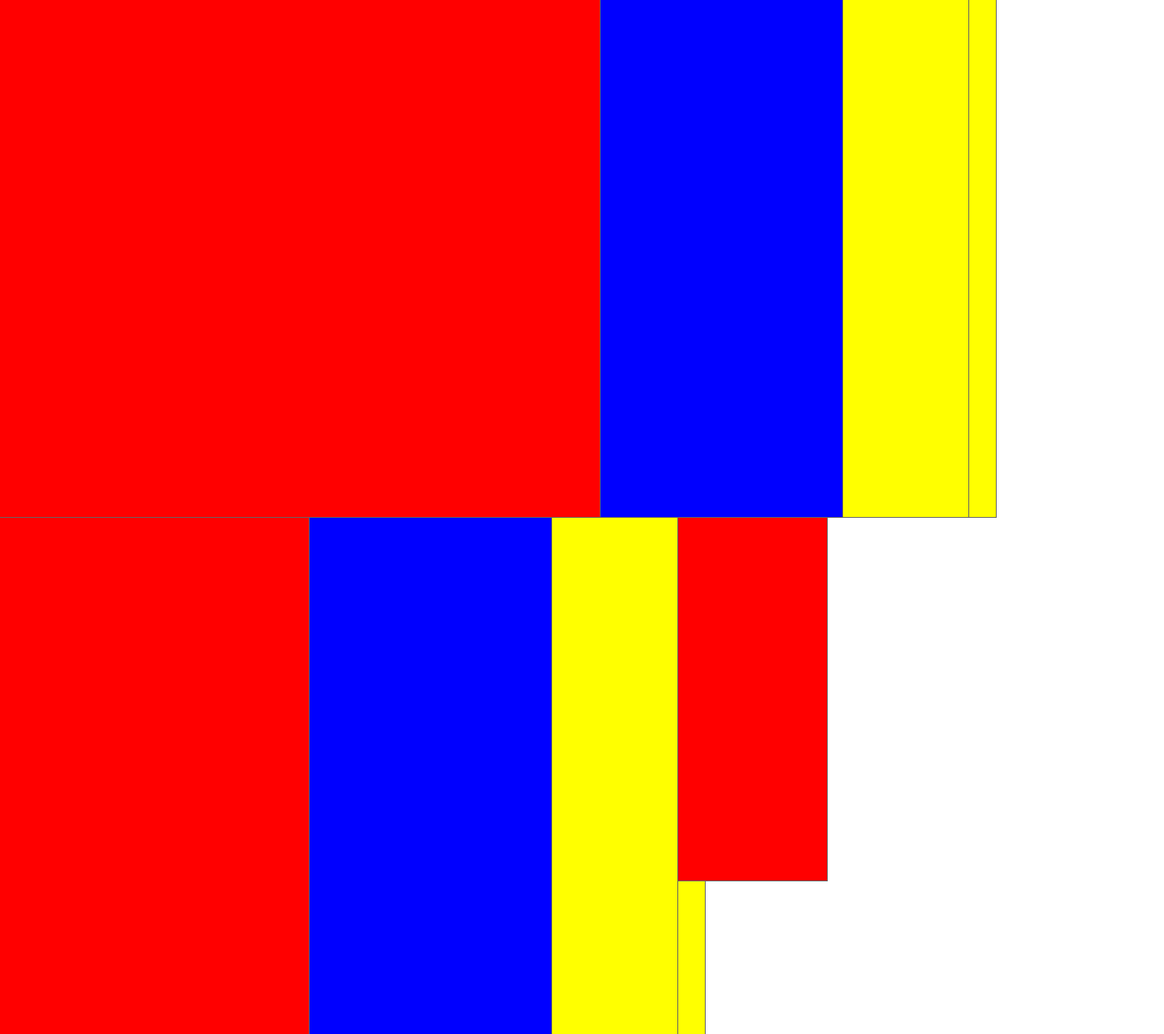
Frame 1 (no input)
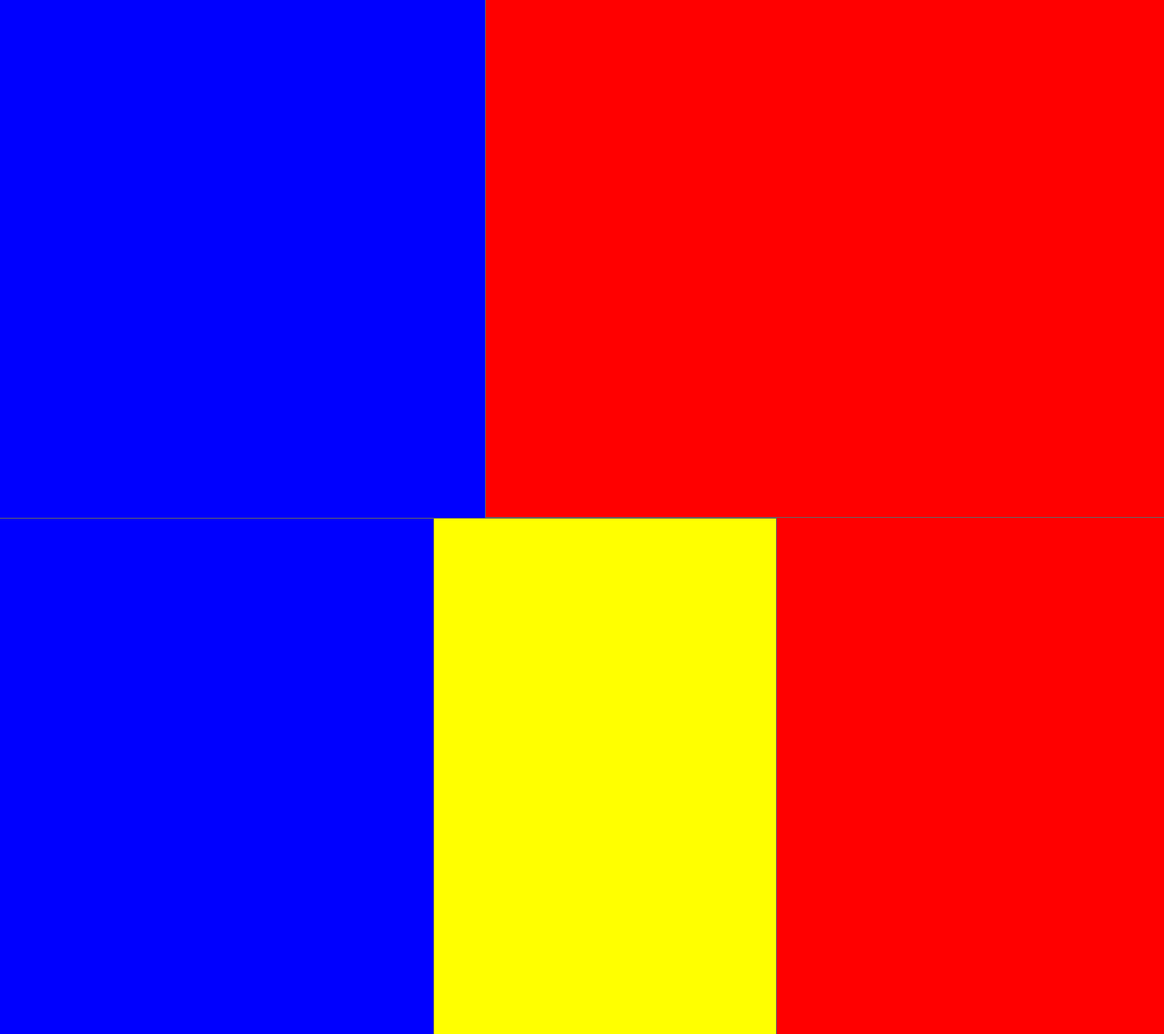
Frame 60 (the mouse pressed at the canvas centre just before this capture)
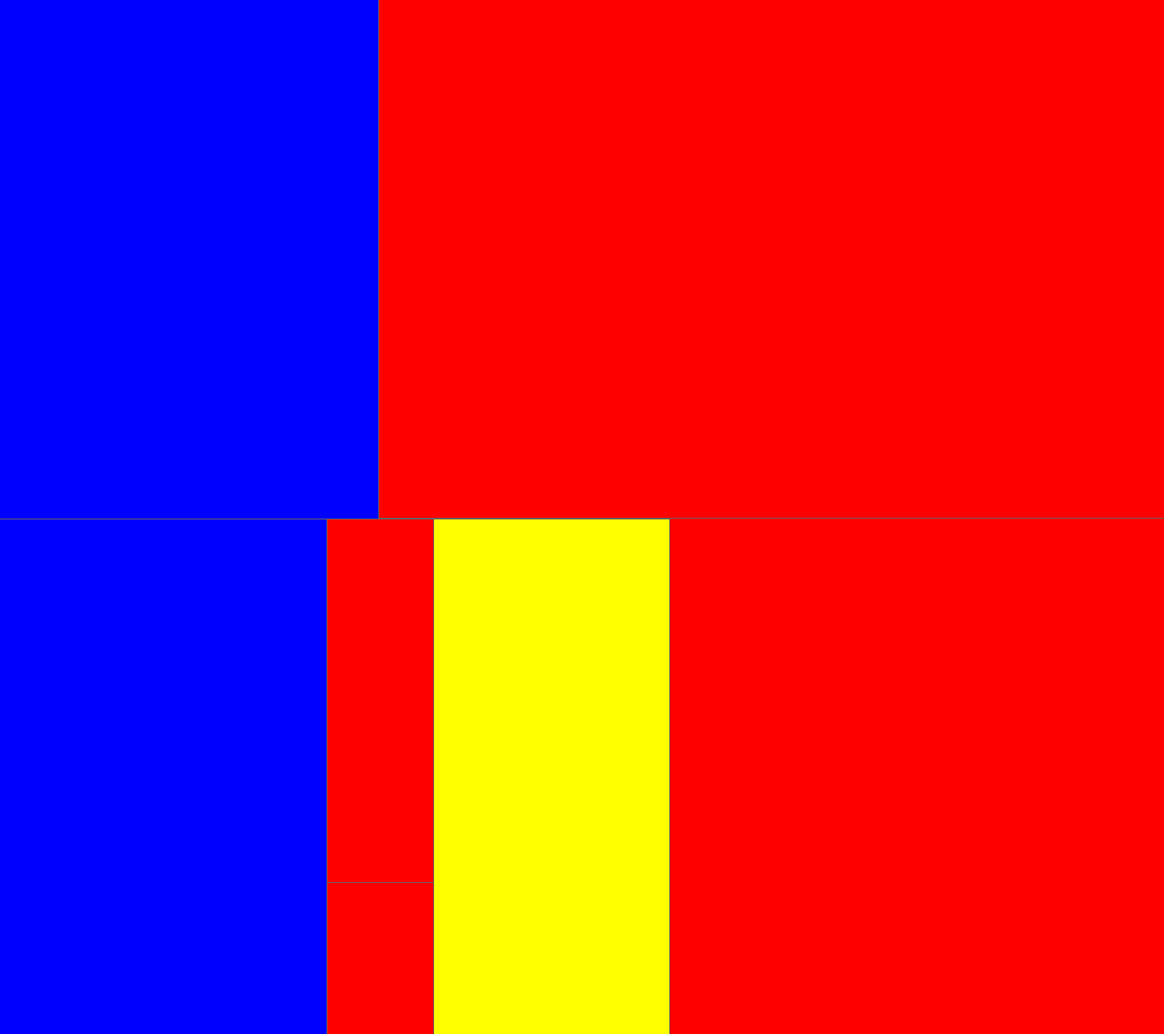
Frame 120 (the mouse held since frame 60 and released just before this capture)

The Processing sketch that drew these frames (run headless with seeded random() and noise(); from frame 60 on, the mouse is pressed at the canvas centre):

// Processing sketch: LeoHylanProject3
// ── LeoHylanProject3.pde
block block1;
block block2;
block block3;
block block4;
block block5;
block block6;
block block7;
block block8;
block block9;
block block10;
block block11;
block block12;
block block13;
block block14;
block block15;
block block16;
block block17;
block block18;
block block19;
block block20;
block block21;
block block22;
void setup() {
  size(1440, 1280);
  
  
  block1= new block(color(#FF0000), 50, 500, 12, 3); // see below for the order and what these numbers mean
  block2= new block(color(#0000FF), 75, 200, 10, 1);
  block3 = new block(color(#FFFF00), 100, 100, 8, 1);
  block4 = new block(color(#FF0000), 125, 300, 14, 1);
  block5 = new block(color(#0000FF), 150, 400, 24, 1);
  block6 = new block(color(#FFFF00), 175, 50, 20, 1);
  block7 = new block(color(#FF0000), 200, 150, 16, 1);
  block8 = new block(color(#0000FF), 225, 250, 26, 1);
  block9 = new block(color(#FFFF00), 250, 350, 18, 1);
  block10 = new block(color(#FF0000), 275, 450, 28, 1);
  block11 = new block(color(#0000FF), 300, 0, 22, 1);
  block22= new block(color(#FFFF00), 500, 0, 12, 3); 
  block12= new block(color(#FF0000), 200, 0, 10, 1);
  block13 = new block(color(#0000FF), 100, 0, 8, 1);
  block14 = new block(color(#FFFF00), 300, 0, 14, 1);
  block15 = new block(color(#FF0000), 400, 0, 24, 1);
  block16 = new block(color(#0000FF), 50, 0, 20, 1);
  block17 = new block(color(#FFFF00), 150, 0, 16, 1);
  block18 = new block(color(#FF0000), 250, 0, 26, 1);
  block19 = new block(color(#0000FF), 350, 0, 18, 1);
  block20 = new block(color(#FFFF00), 450, 0, 28, 1);
  block21 = new block(color(#FF0000), 0, 0, 22, 1);
}
void draw() {// the order of layers bottom is on top- opposite of Photoshop
  background(255);
  block1.move();// Operate Block object.
  block1.display();
  block22.move();
  block22.display();
  block2.move();
  block2.display();
  block12.move();
  block12.display();
  block3.move();
  block3.display();
  block13.move();
  block13.display();
  block4.move();
  block4.display();
  block14.move();
  block14.display();
  block5.move();
  block5.display();
  block15.move();
  block15.display();
  block6.move();
  block6.display();
  block16.move();
  block16.display();
  block7.move();
  block7.display();
  block17.move();
  block17.display();
  block8.move();
  block8.display();
  block18.move();
  block18.display();
  block9.move();
  block9.display();
  block19.move();
  block19.display();
  block10.move();
  block10.display();
  block20.move();
  block20.display();
  block11.move();
  block11.display();
  block21.move();
  block21.display();
}
class block {
  color c;
  float xpos; // allow it to move on the x axis
  float ypos; // allows it to move on the y axis
  float xspeed; // makes it move acroos the x axis
  float yspeed; // makes it move on the y axis
  block(color tempC, float tempXpos, float tempYpos, float tempXspeed, float tempYspeed) { //see here color, xposition, yposition, speed) 
    c = tempC;
    xpos = tempXpos;
    ypos = tempYpos;
    xspeed = tempXspeed;
    yspeed = tempYspeed;
  }
  void display() {
    stroke(100);
    fill(c);
    rectMode(CENTER);
    rect(xpos, ypos, width/2, height*2);
    rect(xpos, ypos, width, height);
  }
  void move() {
    xpos = xpos + xspeed;
    if (xpos > width) {
      xpos = 0;
      ypos = ypos + yspeed;
      if (ypos > width) {
      ypos = 0;
      }
    }
  }
}
